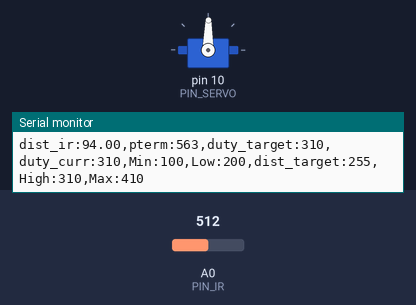
The sketch below on a simulated Arduino Uno, built with avr-gcc and run on an emulated ATmega328P. Shown: servo, the last lines printed to the serial monitor. Inputs (shaded band) come from the test bench; at power-on: A0 (PIN_IR) = 512.

Above: at 2.2 s.
2.3 s: A0 (PIN_IR) set to 40
At 3.6 s:
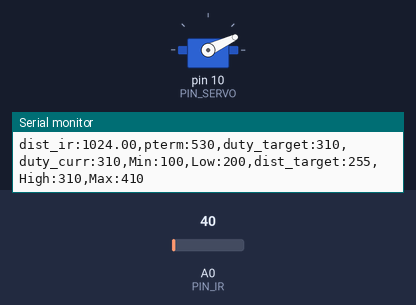
3.9 s: A0 (PIN_IR) set to 0
At 4.3 s:
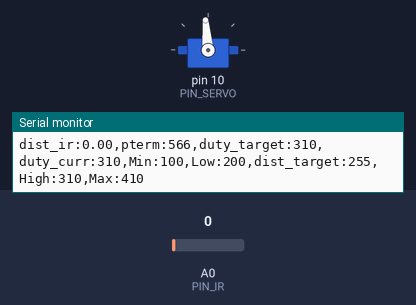
5.5 s: A0 (PIN_IR) set to 60
At 6.3 s:
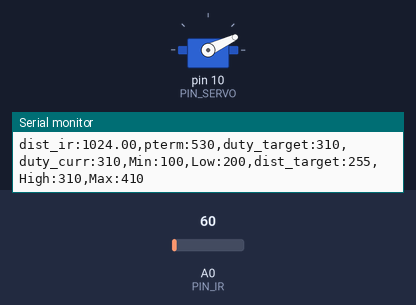
Timing chart, 0 to 8.5 s (numbered marks = the images above; inputs shaded):
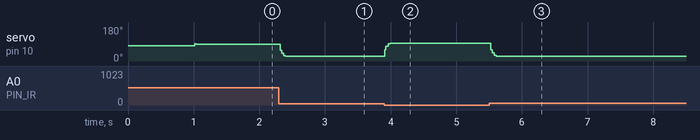

The sketch:

22P06_20203118.ino
```cpp
#include <Servo.h>

#define PIN_LED 9
#define PIN_SERVO 10
#define PIN_IR A0

#define _DIST_TARGET 190
#define _DIST_MIN 100
#define _DIST_MAX 410

#define LENGTH 40
#define k_LENGTH 8

// Servo range
#define _DUTY_MIN 1160  // servo full clockwise position (0 degree)
#define _DUTY_NEU 1390  // servo neutral position (90 degree)
#define _DUTY_MAX 1900  // servo full counterclockwise position (180 degree)

// Servo speed control
#define _SERVO_ANGLE 30
#define _SERVO_SPEED 100

#define _INTERVAL_DIST 20  // 거리측정주기 (ms)
#define _INTERVAL_SERVO 20 // 서보제어주기 (ms)
#define _INTERVAL_SERIAL 100 // Serial제어주기 (ms)

#define _KP 0.7
#define _UP_KP 1.2
#define _DOWN_KP 0.4


#define EMA_ALPHA 0.5
#define DELAY_MICROS  1500

Servo myservo;

// Distance sensor
float dist_target; // location to send the ball
int correction_dist, iter;
float dist_list[LENGTH], sum;
float dist_raw, dist_ema;
const float coE[] = {-0.0000004, -0.0004444, 1.2066632, 24.0073521};

// Event periods
unsigned long last_sampling_time_dist, last_sampling_time_servo, last_sampling_time_serial;
bool event_dist, event_servo, event_serial;

// Servo speed control
int duty_chg_per_interval;
int duty_target, duty_curr;

// PID variables
float error_curr, error_prev, control, pterm, dterm, iterm;

float filtered_dist;
float ema_dist = 0;
float samples_num = 3;

float servoAngle = _DUTY_NEU;

float ir_distance(void)
{
    float val;
    float volt = float(analogRead(PIN_IR));
    val = ((6762.0 / (volt - 9.0)) - 4.0) * 10.0;
    return val;
}

float under_noise_filter(void)
{
    int currReading;
    int largestReading = 0;
    for (int i = 0; i < samples_num; i++)
    {
        currReading = ir_distance();
        if (currReading > largestReading)
            largestReading = currReading;

        delayMicroseconds(DELAY_MICROS);
    }
    return largestReading;
}

float filtered_ir_distance(void) {
    int currReading;
    int lowestReading = 1024;
    for (int i = 0; i < samples_num; i++) {
        currReading = under_noise_filter();
        if (currReading < lowestReading) { lowestReading = currReading; }
    }
    // ema 필터 추가
    ema_dist = EMA_ALPHA * lowestReading + (1 - EMA_ALPHA) * ema_dist;
    return ema_dist;
}

void setup()
{
    Serial.begin(57600);
    myservo.attach(PIN_SERVO);
    myservo.writeMicroseconds(_DUTY_NEU);
    delay(1000);

    last_sampling_time_dist = last_sampling_time_serial = 0;
    event_dist = event_serial = false;
}

void loop()
{
    unsigned long time_curr = millis();
    float pTerm = 0;

    if (time_curr >= last_sampling_time_dist + _INTERVAL_DIST) {
        last_sampling_time_dist += _INTERVAL_DIST;
        event_dist = true;
    }
    if (time_curr >= last_sampling_time_serial + _INTERVAL_SERIAL) {
        last_sampling_time_serial += _INTERVAL_SERIAL;
        event_serial = true;
    }

    if (event_dist)
    {
        event_dist = false;
        dist_raw = filtered_ir_distance();

        error_curr = _DIST_TARGET - dist_raw;

        float kp = 1.0;

        if (error_curr < -150)
            kp = 1.0;
        else if (error_curr > 50)
            kp = 1.0;
        else
            kp = 0.3;

        pterm = _KP * error_curr;

        servoAngle = pterm;
        myservo.writeMicroseconds(servoAngle + _DUTY_NEU);
    }
  if(event_serial) {
    event_serial = false;
    Serial.print("dist_ir:");
    Serial.print(dist_raw);
    Serial.print(",pterm:");
    Serial.print(map(pterm,-1000,1000,510,610));
    Serial.print(",duty_target:");
    Serial.print(map(duty_target,1000,2000,410,510));
    Serial.print(",duty_curr:");
    Serial.print(map(duty_curr,1000,2000,410,510));
    Serial.println(",Min:100,Low:200,dist_target:255,High:310,Max:410");
  }
}
```

Measured:
- after the input at 2.3 s, servo on pin 10 (PIN_SERVO): 89° → 26° at once, → 25° 0.15 s later
- after the input at 3.9 s, servo on pin 10 (PIN_SERVO): 25° → 95° at once
- after the input at 5.5 s, servo on pin 10 (PIN_SERVO): 95° → 26° at once, → 25° 0.15 s later
